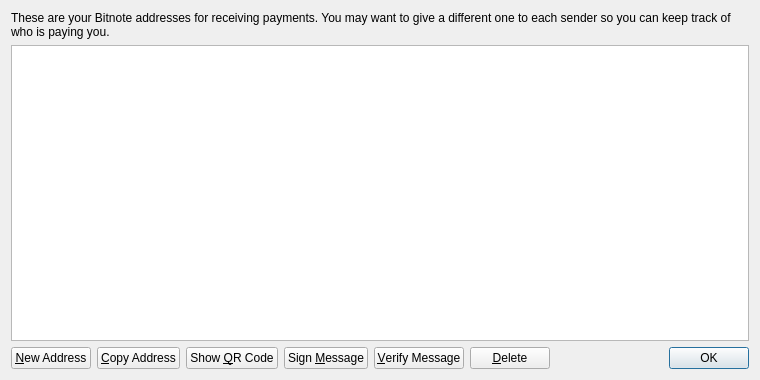
<?xml version="1.0" encoding="UTF-8"?>
<ui version="4.0">
 <class>AddressBookPage</class>
 <widget class="QWidget" name="AddressBookPage">
  <property name="geometry">
   <rect>
    <x>0</x>
    <y>0</y>
    <width>760</width>
    <height>380</height>
   </rect>
  </property>
  <property name="windowTitle">
   <string>Address Book</string>
  </property>
  <layout class="QVBoxLayout" name="verticalLayout">
   <item>
    <widget class="QLabel" name="labelExplanation">
     <property name="text">
      <string>These are your Bitnote addresses for receiving payments. You may want to give a different one to each sender so you can keep track of who is paying you.</string>
     </property>
     <property name="textFormat">
      <enum>Qt::PlainText</enum>
     </property>
     <property name="wordWrap">
      <bool>true</bool>
     </property>
    </widget>
   </item>
   <item>
    <widget class="QTableView" name="tableView">
     <property name="contextMenuPolicy">
      <enum>Qt::CustomContextMenu</enum>
     </property>
     <property name="toolTip">
      <string>Double-click to edit address or label</string>
     </property>
     <property name="tabKeyNavigation">
      <bool>false</bool>
     </property>
     <property name="alternatingRowColors">
      <bool>true</bool>
     </property>
     <property name="selectionMode">
      <enum>QAbstractItemView::SingleSelection</enum>
     </property>
     <property name="selectionBehavior">
      <enum>QAbstractItemView::SelectRows</enum>
     </property>
     <property name="sortingEnabled">
      <bool>true</bool>
     </property>
     <attribute name="verticalHeaderVisible">
      <bool>false</bool>
     </attribute>
    </widget>
   </item>
   <item>
    <layout class="QHBoxLayout" name="horizontalLayout">
     <item>
      <widget class="QPushButton" name="newAddressButton">
       <property name="toolTip">
        <string>Create a new address</string>
       </property>
       <property name="text">
        <string>&amp;New Address</string>
       </property>
       <property name="icon">
        <iconset resource="../bitcoin.qrc">
         <normaloff>:/icons/add</normaloff>:/icons/add</iconset>
       </property>
      </widget>
     </item>
     <item>
      <widget class="QPushButton" name="copyToClipboard">
       <property name="toolTip">
        <string>Copy the currently selected address to the system clipboard</string>
       </property>
       <property name="text">
        <string>&amp;Copy Address</string>
       </property>
       <property name="icon">
        <iconset resource="../bitcoin.qrc">
         <normaloff>:/icons/editcopy</normaloff>:/icons/editcopy</iconset>
       </property>
      </widget>
     </item>
     <item>
      <widget class="QPushButton" name="showQRCode">
       <property name="text">
        <string>Show &amp;QR Code</string>
       </property>
       <property name="icon">
        <iconset resource="../bitcoin.qrc">
         <normaloff>:/icons/qrcode</normaloff>:/icons/qrcode</iconset>
       </property>
      </widget>
     </item>
     <item>
      <widget class="QPushButton" name="signMessage">
       <property name="toolTip">
        <string>Sign a message to prove you own a Bitnote address</string>
       </property>
       <property name="text">
        <string>Sign &amp;Message</string>
       </property>
       <property name="icon">
        <iconset resource="../bitcoin.qrc">
         <normaloff>:/icons/edit</normaloff>:/icons/edit</iconset>
       </property>
      </widget>
     </item>
     <item>
      <widget class="QPushButton" name="verifyMessage">
       <property name="toolTip">
        <string>Verify a message to ensure it was signed with a specified Bitnote address</string>
       </property>
       <property name="text">
        <string>&amp;Verify Message</string>
       </property>
       <property name="icon">
        <iconset resource="../bitcoin.qrc">
         <normaloff>:/icons/transaction_0</normaloff>:/icons/transaction_0</iconset>
       </property>
      </widget>
     </item>
     <item>
      <widget class="QPushButton" name="deleteButton">
       <property name="toolTip">
        <string>Delete the currently selected address from the list</string>
       </property>
       <property name="text">
        <string>&amp;Delete</string>
       </property>
       <property name="icon">
        <iconset resource="../bitcoin.qrc">
         <normaloff>:/icons/remove</normaloff>:/icons/remove</iconset>
       </property>
      </widget>
     </item>
     <item>
      <spacer name="horizontalSpacer">
       <property name="orientation">
        <enum>Qt::Horizontal</enum>
       </property>
       <property name="sizeHint" stdset="0">
        <size>
         <width>40</width>
         <height>20</height>
        </size>
       </property>
      </spacer>
     </item>
     <item>
      <widget class="QDialogButtonBox" name="buttonBox">
       <property name="sizePolicy">
        <sizepolicy hsizetype="Maximum" vsizetype="Fixed">
         <horstretch>0</horstretch>
         <verstretch>0</verstretch>
        </sizepolicy>
       </property>
       <property name="standardButtons">
        <set>QDialogButtonBox::Ok</set>
       </property>
      </widget>
     </item>
    </layout>
   </item>
  </layout>
 </widget>
 <resources>
  <include location="../bitcoin.qrc"/>
 </resources>
 <connections/>
</ui>
